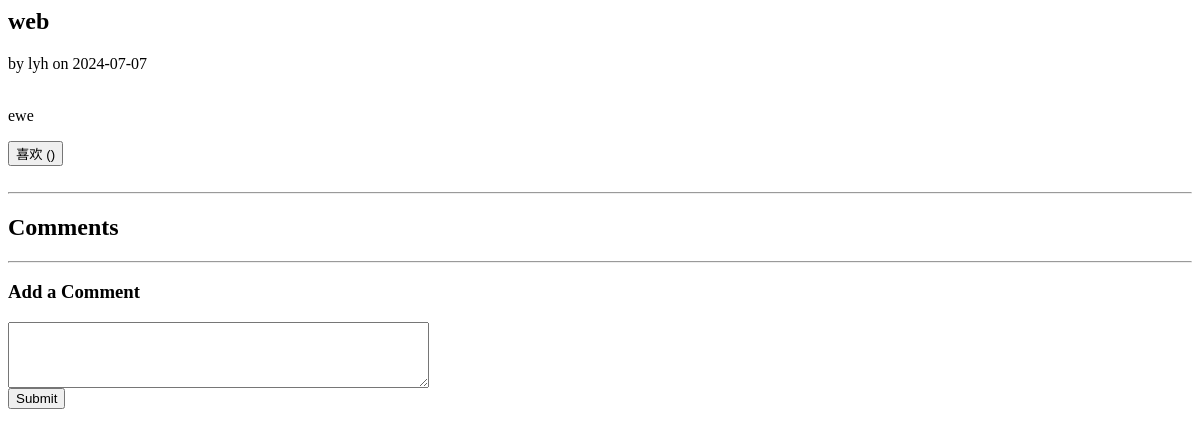
Page /post/5 on the earlier database version.
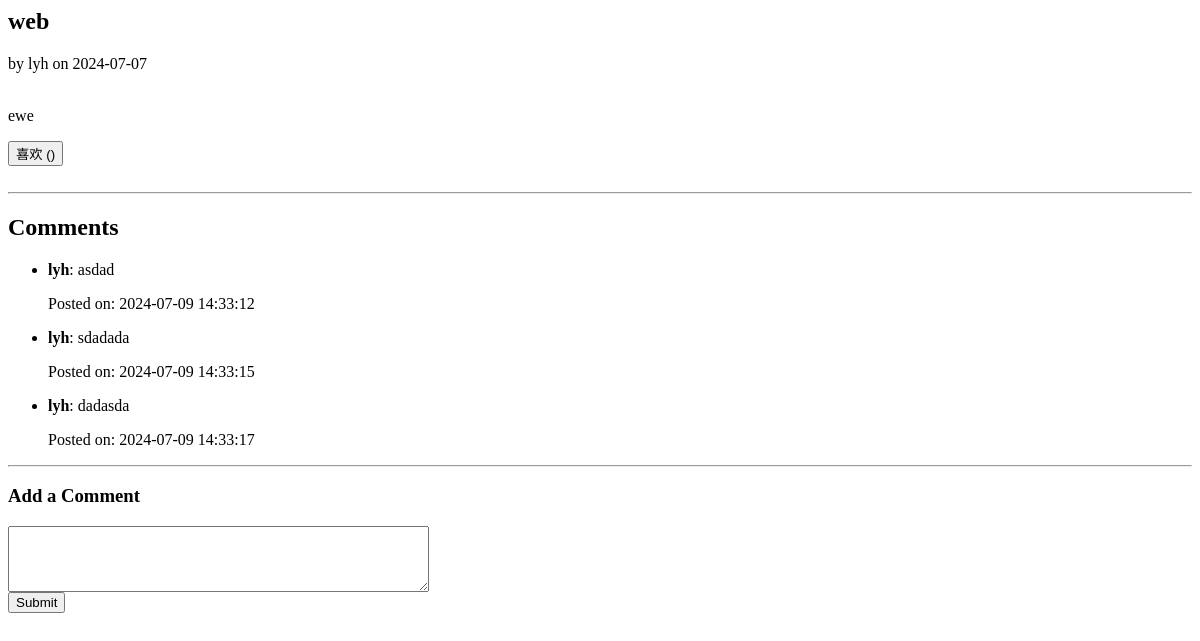
Same page on the later database version.
### tables this page shows
CREATE TABLE comments (
  id INTEGER PRIMARY KEY AUTOINCREMENT,
  user_id INTEGER,
  post_id INTEGER,
  body TEXT NOT NULL,
  created TIMESTAMP NOT NULL DEFAULT CURRENT_TIMESTAMP,
  FOREIGN KEY (user_id) REFERENCES user(id),
  FOREIGN KEY (post_id) REFERENCES post(id)
);

CREATE TABLE user (
  id INTEGER PRIMARY KEY AUTOINCREMENT,
  username TEXT UNIQUE NOT NULL,
  password TEXT NOT NULL
);

### flaskr/blog.py (the view, shortened to what this page needs)
@bp.route('/post/<int:id>', methods=('GET','POST'))
def details(id):
    post = get_post(id)
    db = get_db()
    if 'user_id' in session:
        user_id = session['user_id']
        user_like = db.execute(
            'SELECT id FROM likes WHERE user_id = ? AND post_id = ?',(user_id, id)
            ).fetchone()
    comments = db.execute(
        'SELECT c.id, c.body, c.created, u.username FROM comments c'
        ' JOIN user u ON c.user_id = u.id'
        ' WHERE c.post_id = ?'
        ' ORDER BY c.created ASC',
        (id,)
    ).fetchall()
    return render_template('blog/details.html', post=post, comments=comments,id=id)

### flaskr/auth.py (called while the page is built)
@bp.before_app_request
def load_logged_in_user():
    user_id = session.get('user_id')
    if user_id is None:
        g.user = None
    else:
        g.user = get_db().execute(
            'SELECT * FROM user WHERE id = ?', (user_id,)
        ).fetchone()

### flaskr/blog.py (called while the page is built)
def get_post(id, check_author=True):
    post = get_db().execute(
        'SELECT p.id, title, body, created, author_id, username'
        ' FROM post p JOIN user u ON p.author_id = u.id'
        ' WHERE p.id = ?',
        (id,)
    ).fetchone()
    if post is None:
        abort(404, f"Post id {id} doesn't exist.")
    return post

### flaskr/db.py (called while the page is built)
def get_db():
    if 'db' not in g:
        g.db = sqlite3.connect(
            current_app.config['DATABASE'],
            detect_types=sqlite3.PARSE_DECLTYPES
        )
        g.db.row_factory = sqlite3.Row
    return g.db

### flaskr/templates/blog/details.html (shortened to what this page needs)
{% block content %}
    <article class="post">
      <header>
        <div>
          <h1>{{ post['title'] }}</h1>
          <div class="about">by {{ post['username'] }} on {{ post['created'].strftime('%Y-%m-%d') }}</div>
        </div>
        <br>
      </header>
      <p class="body">{{ post['body'] }}</p>
    </article>
    <div class="actions">
            <button type="submit">喜欢 ({{ post['likes'] }})</button>
    </div>
    <hr>
    <h2>Comments</h2>
    <ul>
        {% for comment in comments %}
            <li>
                <p><strong>{{ comment['username'] }}</strong>: {{ comment['body'] }}</p>
                <p>Posted on: {{ comment['created'] }}</p>
            </li>
        {% endfor %}
    </ul>
    <hr>
    <h3>Add a Comment</h3>
    <form action="{{ url_for('blog.details', id=post['id']) }}" method="post">
        <textarea name="body" rows="4" cols="50" required></textarea>
        <br>
        <button type="submit">Submit</button>
    </form>
{% endblock %}

Differences in the rows shown:
added comments: username "lyh", body "asdad", created "2024-07-09 14:33:12"
added comments: username "lyh", body "sdadada", created "2024-07-09 14:33:15"
added comments: username "lyh", body "dadasda", created "2024-07-09 14:33:17"
